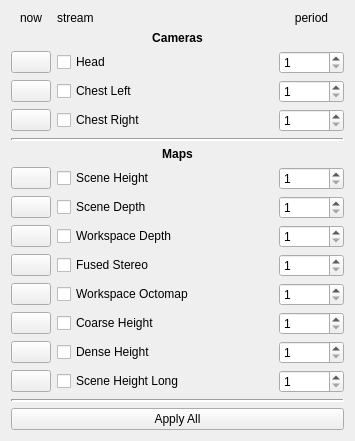
<?xml version="1.0" encoding="UTF-8"?>
<ui version="4.0">
 <class>SensorDataRequest</class>
 <widget class="QWidget" name="SensorDataRequest">
  <property name="geometry">
   <rect>
    <x>0</x>
    <y>0</y>
    <width>355</width>
    <height>382</height>
   </rect>
  </property>
  <property name="windowTitle">
   <string>Sensor Data Request</string>
  </property>
  <layout class="QVBoxLayout" name="verticalLayout">
   <item>
    <layout class="QGridLayout" name="gridLayout" columnstretch="0,10,3">
     <item row="2" column="2">
      <widget class="QSpinBox" name="camHeadSpinner">
       <property name="minimum">
        <number>1</number>
       </property>
       <property name="maximum">
        <number>30</number>
       </property>
      </widget>
     </item>
     <item row="0" column="2">
      <widget class="QLabel" name="period">
       <property name="text">
        <string>period</string>
       </property>
       <property name="alignment">
        <set>Qt::AlignCenter</set>
       </property>
      </widget>
     </item>
     <item row="0" column="1">
      <widget class="QLabel" name="stream">
       <property name="text">
        <string>stream</string>
       </property>
       <property name="alignment">
        <set>Qt::AlignLeading|Qt::AlignLeft|Qt::AlignVCenter</set>
       </property>
      </widget>
     </item>
     <item row="2" column="0">
      <widget class="QPushButton" name="camHeadButton">
       <property name="text">
        <string/>
       </property>
      </widget>
     </item>
     <item row="8" column="0">
      <widget class="QPushButton" name="mapSceneDepthButton">
       <property name="text">
        <string/>
       </property>
      </widget>
     </item>
     <item row="10" column="0">
      <widget class="QPushButton" name="mapFusedStereoHeightButton">
       <property name="text">
        <string/>
       </property>
      </widget>
     </item>
     <item row="11" column="0">
      <widget class="QPushButton" name="mapWorkspaceOctomapButton">
       <property name="text">
        <string/>
       </property>
      </widget>
     </item>
     <item row="3" column="1">
      <widget class="QCheckBox" name="camChestLeftCheck">
       <property name="text">
        <string>Chest Left</string>
       </property>
      </widget>
     </item>
     <item row="3" column="2">
      <widget class="QSpinBox" name="camChestLeftSpinner">
       <property name="minimum">
        <number>1</number>
       </property>
       <property name="maximum">
        <number>30</number>
       </property>
      </widget>
     </item>
     <item row="7" column="0">
      <widget class="QPushButton" name="mapSceneHeightButton">
       <property name="text">
        <string/>
       </property>
      </widget>
     </item>
     <item row="6" column="0" colspan="3">
      <widget class="QLabel" name="Maps">
       <property name="font">
        <font>
         <weight>75</weight>
         <bold>true</bold>
        </font>
       </property>
       <property name="text">
        <string>Maps</string>
       </property>
       <property name="textFormat">
        <enum>Qt::AutoText</enum>
       </property>
       <property name="alignment">
        <set>Qt::AlignCenter</set>
       </property>
      </widget>
     </item>
     <item row="7" column="1">
      <widget class="QCheckBox" name="mapSceneHeightCheck">
       <property name="text">
        <string>Scene Height</string>
       </property>
      </widget>
     </item>
     <item row="7" column="2">
      <widget class="QSpinBox" name="mapSceneHeightSpinner">
       <property name="minimum">
        <number>1</number>
       </property>
       <property name="maximum">
        <number>30</number>
       </property>
      </widget>
     </item>
     <item row="8" column="1">
      <widget class="QCheckBox" name="mapSceneDepthCheck">
       <property name="text">
        <string>Scene Depth</string>
       </property>
      </widget>
     </item>
     <item row="8" column="2">
      <widget class="QSpinBox" name="mapSceneDepthSpinner">
       <property name="minimum">
        <number>1</number>
       </property>
       <property name="maximum">
        <number>30</number>
       </property>
      </widget>
     </item>

     <item row="9" column="1">
      <widget class="QCheckBox" name="mapWorkspaceDepthCheck">
       <property name="text">
        <string>Workspace Depth</string>
       </property>
      </widget>
     </item>
     <item row="9" column="2">
      <widget class="QSpinBox" name="mapWorkspaceDepthSpinner">
       <property name="minimum">
        <number>1</number>
       </property>
       <property name="maximum">
        <number>30</number>
       </property>
      </widget>
     </item>
     <item row="10" column="1">
      <widget class="QCheckBox" name="mapFusedStereoHeightCheck">
       <property name="text">
        <string>Fused Stereo</string>
       </property>
      </widget>
     </item>
     <item row="10" column="2">
      <widget class="QSpinBox" name="mapFusedStereoHeightSpinner">
       <property name="minimum">
        <number>1</number>
       </property>
       <property name="maximum">
        <number>30</number>
       </property>
      </widget>
     </item>
     <item row="11" column="1">
      <widget class="QCheckBox" name="mapWorkspaceOctomapCheck">
       <property name="text">
        <string>Workspace Octomap</string>
       </property>
      </widget>
     </item>
     <item row="11" column="2">
      <widget class="QSpinBox" name="mapWorkspaceOctomapSpinner">
       <property name="minimum">
        <number>1</number>
       </property>
       <property name="maximum">
        <number>30</number>
       </property>
      </widget>
     </item>
     <item row="12" column="0">
      <widget class="QPushButton" name="mapHeightCoarseButton">
       <property name="text">
        <string/>
       </property>
      </widget>
     </item>
     <item row="12" column="1">
      <widget class="QCheckBox" name="mapHeightCoarseCheck">
       <property name="text">
        <string>Coarse Height</string>
       </property>
      </widget>
     </item>
     <item row="12" column="2">
      <widget class="QSpinBox" name="mapHeightCoarseSpinner">
       <property name="minimum">
        <number>1</number>
       </property>
       <property name="maximum">
        <number>30</number>
       </property>
      </widget>
     </item>
     <item row="13" column="0">
      <widget class="QPushButton" name="mapHeightDenseButton">
       <property name="text">
        <string/>
       </property>
      </widget>
     </item>
     <item row="13" column="1">
      <widget class="QCheckBox" name="mapHeightDenseCheck">
       <property name="text">
        <string>Dense Height</string>
       </property>
      </widget>
     </item>
     <item row="13" column="2">
      <widget class="QSpinBox" name="mapHeightDenseSpinner">
       <property name="minimum">
        <number>1</number>
       </property>
       <property name="maximum">
        <number>30</number>
       </property>
      </widget>
     </item>
     <item row="14" column="0">
      <widget class="QPushButton" name="mapHeightSceneLongButton">
       <property name="text">
        <string/>
       </property>
      </widget>
     </item>
     <item row="14" column="1">
      <widget class="QCheckBox" name="mapHeightSceneLongCheck">
       <property name="text">
        <string>Scene Height Long</string>
       </property>
      </widget>
     </item>
     <item row="14" column="2">
      <widget class="QSpinBox" name="mapHeightSceneLongSpinner">
       <property name="minimum">
        <number>1</number>
       </property>
       <property name="maximum">
        <number>30</number>
       </property>
      </widget>
     </item>
     <item row="5" column="0" colspan="3">
      <widget class="Line" name="line_2">
       <property name="lineWidth">
        <number>2</number>
       </property>
       <property name="orientation">
        <enum>Qt::Horizontal</enum>
       </property>
      </widget>
     </item>
     <item row="9" column="0">
      <widget class="QPushButton" name="mapWorkspaceDepthButton">
       <property name="text">
        <string/>
       </property>
      </widget>
     </item>
     <item row="2" column="1">
      <widget class="QCheckBox" name="camHeadCheck">
       <property name="text">
        <string>Head</string>
       </property>
      </widget>
     </item>
     <item row="3" column="0">
      <widget class="QPushButton" name="camChestLeftButton">
       <property name="text">
        <string/>
       </property>
      </widget>
     </item>
     <item row="0" column="0">
      <widget class="QLabel" name="now">
       <property name="text">
        <string>now</string>
       </property>
       <property name="alignment">
        <set>Qt::AlignCenter</set>
       </property>
      </widget>
     </item>
     <item row="4" column="0">
      <widget class="QPushButton" name="camChestRightButton">
       <property name="text">
        <string/>
       </property>
      </widget>
     </item>
     <item row="4" column="1">
      <widget class="QCheckBox" name="camChestRightCheck">
       <property name="text">
        <string>Chest Right</string>
       </property>
      </widget>
     </item>
     <item row="4" column="2">
      <widget class="QSpinBox" name="camChestRightSpinner">
       <property name="minimum">
        <number>1</number>
       </property>
       <property name="maximum">
        <number>30</number>
       </property>
      </widget>
     </item>
     <item row="1" column="0" colspan="3">
      <widget class="QLabel" name="Cameras">
       <property name="font">
        <font>
         <weight>75</weight>
         <bold>true</bold>
        </font>
       </property>
       <property name="text">
        <string>Cameras</string>
       </property>
       <property name="textFormat">
        <enum>Qt::AutoText</enum>
       </property>
       <property name="alignment">
        <set>Qt::AlignCenter</set>
       </property>
      </widget>
     </item>
    </layout>
   </item>
   <item>
    <widget class="Line" name="line">
     <property name="lineWidth">
      <number>2</number>
     </property>
     <property name="orientation">
      <enum>Qt::Horizontal</enum>
     </property>
    </widget>
   </item>
   <item>
    <widget class="QPushButton" name="applyAllButton">
     <property name="text">
      <string>Apply All</string>
     </property>
    </widget>
   </item>
   <item>
    <spacer name="verticalSpacer">
     <property name="orientation">
      <enum>Qt::Vertical</enum>
     </property>
     <property name="sizeHint" stdset="0">
      <size>
       <width>20</width>
       <height>40</height>
      </size>
     </property>
    </spacer>
   </item>
  </layout>
 </widget>
 <resources/>
 <connections/>
</ui>
